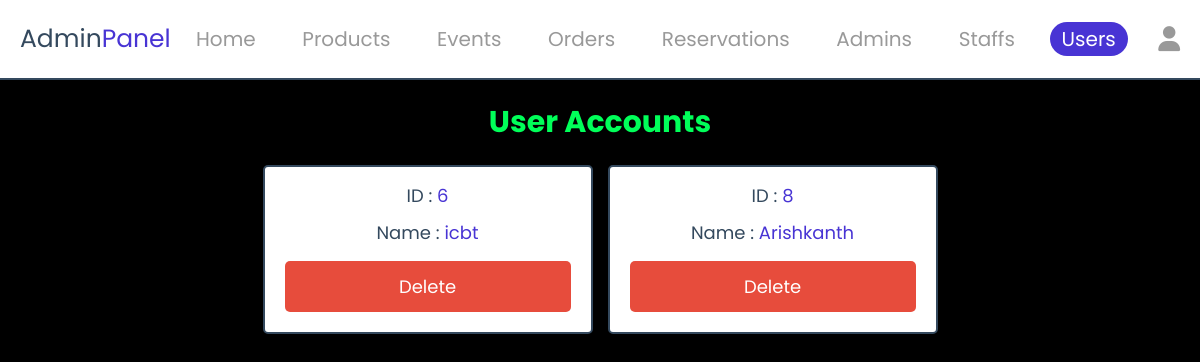
/admin/user_accounts.php (signed in), run on the app's committed database.
### tables this page shows
CREATE TABLE `users` (
  `id` int(11) NOT NULL,
  `name` varchar(50) NOT NULL,
  `email` varchar(50) NOT NULL,
  `number` varchar(11) NOT NULL,
  `password` char(255) NOT NULL,
  `reg_date` datetime NOT NULL DEFAULT current_timestamp(),
  `address` varchar(255) NOT NULL
);

### admin/user_accounts.php (the view, shortened to what this page needs)
<?php
   include('../db/database.php');
?>
<!DOCTYPE html>
<html lang="en">
<head>
   <link rel="stylesheet" href="https://cdnjs.cloudflare.com/ajax/libs/font-awesome/6.1.1/css/all.min.css">
   <link rel="stylesheet" href="../css/admin_style.css">
</head>
<body>
   <?php include '../components/admin_header.php' ?>
   <section class="accounts">
      <h1 class="heading">user accounts</h1>
      <div class="box-container">
      <?php
         $select_account = $conn->prepare("SELECT * FROM users");
         $select_account->execute();
         if($select_account->rowCount() > 0){
            while($fetch_accounts = $select_account->fetch(PDO::FETCH_ASSOC)){
      ?>
      <div class="box">
         <p> ID : <span><?= $fetch_accounts['id']; ?></span> </p>
         <p> Name : <span><?= $fetch_accounts['name']; ?></span> </p>
         <a href="user_accounts.php?delete=<?= $fetch_accounts['id']; ?>" class="delete-btn" onclick="return confirm('Delete this account?');">delete</a>
      </div>
      <?php
         }
      }else{
         echo '<p class="empty">No accounts available</p>';
      }
      ?>
      </div>
   </section>
</body>
</html>

### CSS/admin_style.css (style rules this page uses)
:root { --blue-color:#4834d4; --red:#e74c3c; --orange:#f39c12; --black:#34495e; --light-bg:#f5f5f5; --light-color:#999; --green: #00ff59; --border:.2rem solid var(--black); --box-shadow:0 .5rem 1rem rgba(0,0,0,.1); }
* { font-family: 'poppins', sans-serif; margin:0; padding:0; box-sizing: border-box; text-decoration: none; outline: none; border:none; }
html { font-size: 62.5%; overflow-x: hidden; }
body { background-color: black; }
section { max-width: 1200px; margin:0 auto; padding:2rem; }
.btn, .delete-btn, .option-btn, .hero-btn { display: block; margin-top: 1rem; border-radius: .5rem; cursor: pointer; width: 100%; font-size: 1.8rem; color: #fff; padding:1.2rem 3rem; text-transform: capitalize; text-align: center; }
.delete-btn { background-color: var(--red); }
.heading { text-align: center; margin-bottom: 2rem; text-transform: capitalize; color:var(--black); font-size: 3rem; }
.accounts .heading { color: #00ff59; }
.accounts .box-container { display: grid; grid-template-columns: repeat(auto-fit, 33rem); gap:1.5rem; justify-content: center; align-items: flex-start; }
.accounts .box-container .box { background-color: #fff; border-radius: .5rem; box-shadow: var(--box-shadow); border:var(--border); padding:2rem; padding-top: 1rem; text-align: center; }
.accounts .box-container .box p { padding: .5rem 0; font-size: 1.8rem; color:var(--black); }
.accounts .box-container .box p span { color:var(--blue-color); }

### data on the page
users: id "6", name "icbt"
users: id "8", name "Arishkanth"
